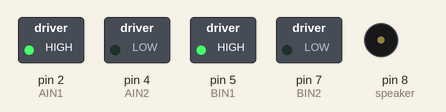
The sketch below on a simulated Arduino Uno, built with avr-gcc and run on an emulated ATmega328P. On the bench: switched loads named in the sketch (green lamp = pin HIGH), buzzer (waves = sounding, pin HIGH).

Above: at 1.25 s.
At 2.55 s:
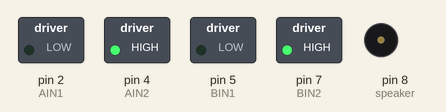
At 3.1 s:
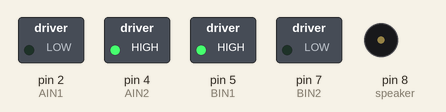
At 6.0 s:
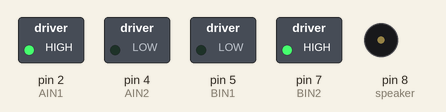
Timing chart, 0 to 7.8 s (numbered marks = the images above):
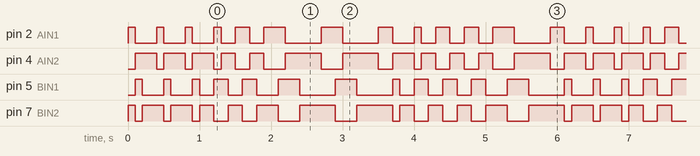

Measured:
- by itself, pin 2 (AIN1), pin 4 (AIN2), pin 5 (BIN1), pin 7 (BIN2): moves between LOW and HIGH, repeating every 6.0 s

The sketch:

shield_modernized_RRO.ino
```cpp
#define AIN1 2
#define AIN2 4
#define PWMA 3
#define BIN1 5
#define BIN2 7
#define PWMB 6
#define speaker 8

// пины для управления Motor Shield
#define E1          5
#define E2          6
#define H1          4
#define H2          7

// три режима управления шаговым мотором
// однофазный режим
#define WAVE_DRIVE  0
// двухфазный режим
#define FULL_STEP   1
// полушаговый режим
#define HALF_STEP   2

// задержка между переключением обмоток
// определяет скорость вращения
int delayTime = 100;

unsigned long startTime;

void setup() {
  pinMode(AIN1,OUTPUT);
  pinMode(AIN2,OUTPUT);
  pinMode(BIN1,OUTPUT);
  pinMode(BIN2,OUTPUT);
  pinMode(speaker,OUTPUT);
  /*Serial.begin(9600);
  zz();
  motor(2,250);
  delay(2000);
  motor(2,0);*/
  // запоминаем текущее время
  startTime = millis();
}

void loop() {
  // узнаём время прошедшее с начала работы в миллисекундах
  // и переводим его в секунды
  unsigned long loopTime = (millis() - startTime) / 1000;
  // меняем режим каждую секунду
  rotate(loopTime % 3);
}

// функция выставляет значение на пинах
bool more(bool f) {
  if (f) return 0;
  else return 1;
}

void doStep(bool E1State, bool H1State, bool E2State, bool H2State) {
  digitalWrite(AIN1, H1State);
  digitalWrite(AIN2, more(H1State));
  digitalWrite(PWMA, E1State);
  digitalWrite(BIN1, H2State);
  digitalWrite(BIN2, more(H2State));
  digitalWrite(PWMB, E2State);
  delay(delayTime);
}

// определяем комбинации управляющих импульсов в зависимости от режима
void rotate(byte rotateMode) {
  switch (rotateMode) {
    case WAVE_DRIVE:
      doStep(1, 1, 0, 0);
      doStep(0, 0, 1, 1);
      doStep(1, 0, 0, 0);
      doStep(0, 0, 1, 0);
      break;

    case FULL_STEP:
      doStep(1, 1, 1, 1);
      doStep(1, 0, 1, 1);
      doStep(1, 0, 1, 0);
      doStep(1, 1, 1, 0);
      break;

    case HALF_STEP:
      doStep(1, 1, 0, 0);
      doStep(1, 1, 1, 1);
      doStep(0, 0, 1, 1);
      doStep(1, 0, 1, 1);

      doStep(1, 0, 0, 0);
      doStep(1, 0, 1, 0);
      doStep(0, 0, 1, 0);
      doStep(1, 1, 1, 0);
      break;
  }
}

void zz() {
  digitalWrite(speaker,1);
  delay(100);
  digitalWrite(speaker,0);
  delay(100);
  digitalWrite(speaker,1);
  delay(100);
  digitalWrite(speaker,0);
}

void motor(byte motor_number, int motor_speed) {
  //                1:2            -100:100
  if (abs(motor_speed)) motor_speed = motor_speed/abs(motor_speed)*100;
  motor_speed = map(motor_speed,-100,100,-255,255);
  if (motor_number==1) {
    if (motor_speed==0) {
      digitalWrite(AIN1,0);
      digitalWrite(AIN2,0);
    }
    if (motor_speed>0) {
      digitalWrite(AIN1,1);
      digitalWrite(AIN2,0);
    }
    if (motor_speed<0) {
      digitalWrite(AIN1,0);
      digitalWrite(AIN2,1);
    }
    analogWrite(PWMA,abs(motor_speed));
  }
  if (motor_number==2) {
    if (motor_speed==0) {
      digitalWrite(BIN1,0);
      digitalWrite(BIN2,0);
    }
    if (motor_speed>0) {
      digitalWrite(BIN1,1);
      digitalWrite(BIN2,0);
    }
    if (motor_speed<0) {
      digitalWrite(BIN1,0);
      digitalWrite(BIN2,1);
    }
    analogWrite(PWMB,abs(motor_speed));
  }
}

void s_motor() {

}
```
